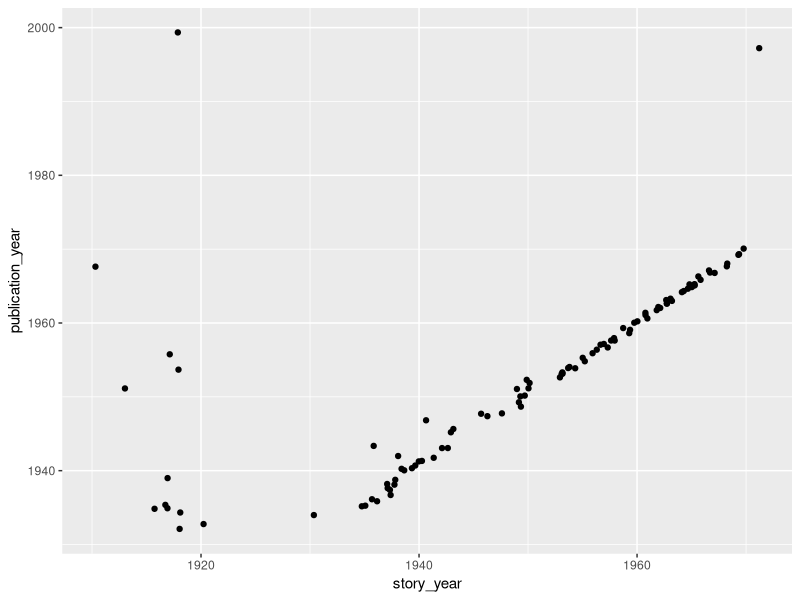
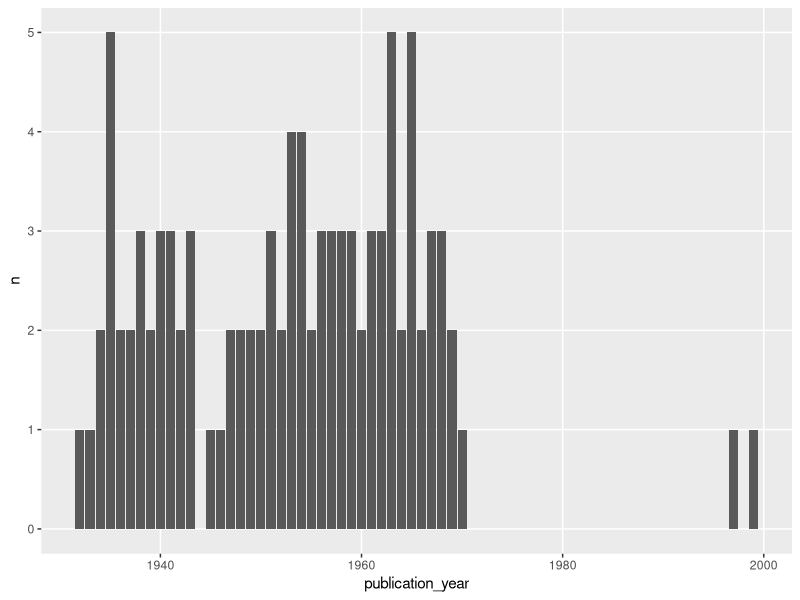
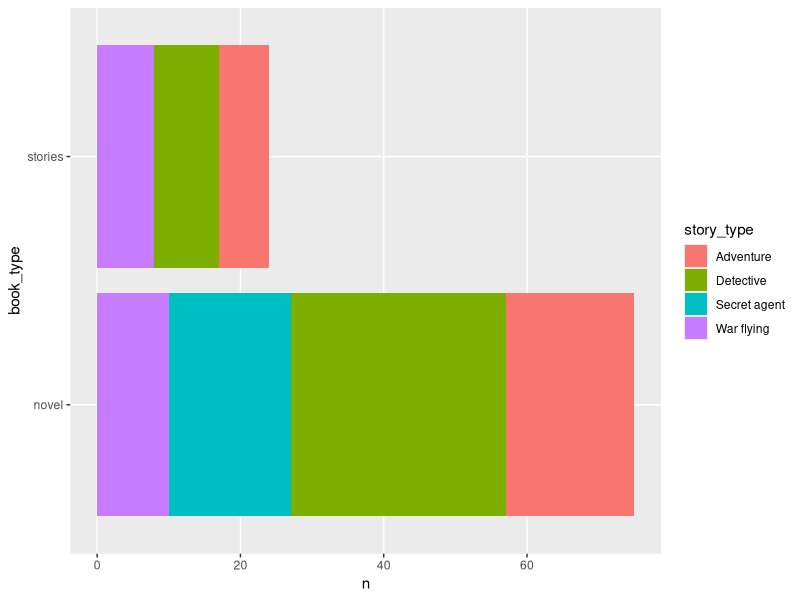
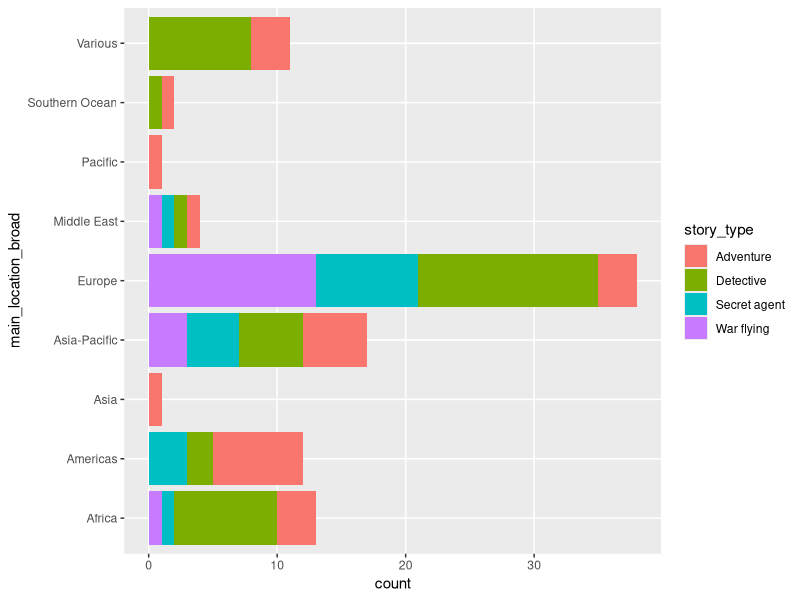

Generate these figures, in order, with R:
library(tidyverse)
# library(rvest)
# 
# #This site has the books listed in chronological order of the story:
# url <- "https://www.biggles.nl/en/chronological.html"
# 
# 
# biggles_page <- read_html(url)
# 
# biggles_page %>%
#   html_nodes("table") %>%
#   .[[1]] %>%
#   html_table(fill = TRUE) %>%
#   select (number_and_title = X1, 
#           publication_year = X2)  %>%
#   as_tibble() %>%
#   mutate(story_sequence = as.numeric(str_extract(number_and_title, "^[0-9]*")),
#          title = gsub("^[0-9]+\\. ", "", number_and_title)) %>%
#   select(publication_year, story_sequence, title) %>%
#   write_csv("biggles-books.csv")



biggles <- read_csv("biggles-books.csv", 
                    col_types = cols(
                      publication_year = col_double(),
                      story_sequence = col_double(),
                      title = col_character(),
                      story_year = col_double(),
                      notes = col_character(),
                      story_type = col_character(),
                      detailed_story_type = col_character(),
                      book_type = col_character(),
                      main_location = col_character(),
                      main_location_broad = col_character()
                    ))

biggles %>%
  ggplot(aes(y = publication_year, x = story_year)) +
  geom_jitter()

biggles %>%
  count(publication_year) %>%
  ggplot(aes(x = publication_year, y = n)) +
  geom_col() +
  theme(panel.grid.minor = element_blank())

biggles %>%
  count(story_type, book_type) %>%
  ggplot(aes(y = book_type, fill = story_type, x = n)) +
  geom_col() +
  theme(panel.grid.minor = element_blank())

biggles %>%
  ggplot(aes(x = main_location_broad, fill = story_type)) +
  geom_bar() +
  theme(panel.grid.minor = element_blank()) +
  coord_flip() +
  theme(legend.position = "right")
